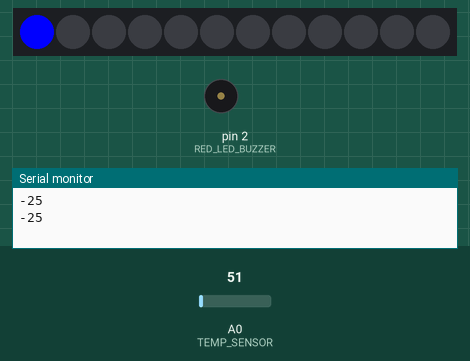
Simulated run of this sketch. Board: Arduino Uno, built with avr-gcc and run on an emulated ATmega328P. On the bench: 12 RGB LEDs in strip order, left to right, buzzer (waves = sounding, pin HIGH), the last lines printed to the serial monitor. Inputs (shaded band) come from the test bench; at power-on: A0 (TEMP_SENSOR) = 51.

Above: at 1.8 s.
1.9 s: A0 (TEMP_SENSOR) set to 25
3.4 s: A0 (TEMP_SENSOR) set to 20
At 4.7 s:
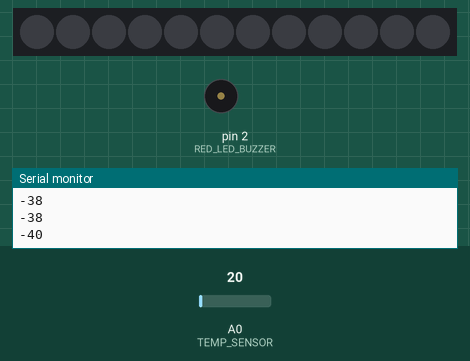
5.5 s: A0 (TEMP_SENSOR) set to 61
At 6.8 s:
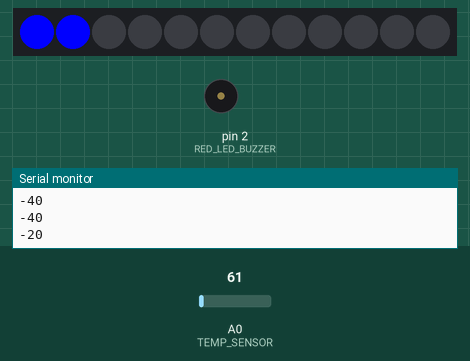
7.5 s: A0 (TEMP_SENSOR) set to 15
At 8.9 s:
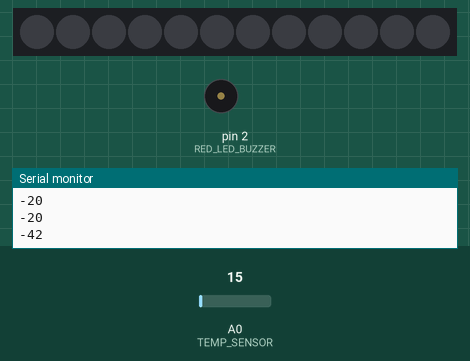
9.5 s: A0 (TEMP_SENSOR) set to 30
At 11.0 s:
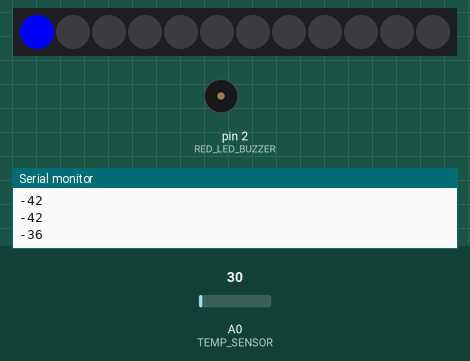
Timing chart, 0 to 12.5 s (numbered marks = the images above; inputs shaded):
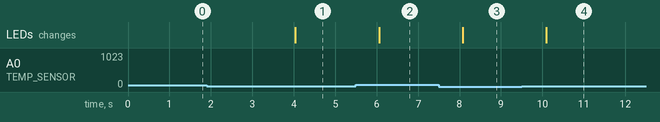

The sketch:

e3.ino
```cpp
// (C) Henrik Lagrosen, János Litkei, Shiyao Xin; Group 35 (2024)
// Work package 0
// Exercise 1
// Submission code:

/* ----------------------------- Include section ---------------------------- */
#include <Adafruit_NeoPixel.h>

/* ----------------------------- Define section ----------------------------- */
#define TEMP_SENSOR    A0            // define the pin of the temperature sensor
#define NEO_PIN        6             // define the pin of the Neopixels ring
#define NUMPIXELS      12            // define the number of pixels of the Neopixels ring
#define RED_LED_BUZZER 2             // define the pin of the red led and the buzzer
#define RING_COL       (0, 0, 255)   // define the color

/* -------------------------- Main program section -------------------------- */
// define an NeoPixel object
Adafruit_NeoPixel pixels(NUMPIXELS, NEO_PIN, NEO_GRB + NEO_KHZ800);

void setup() {
    pinMode(RED_LED_BUZZER, OUTPUT);   // configure RED_LED_BUZZER as OUTPUT
    pixels.begin();                    // initialize the Neopixel pixels object
    pixels.show();                     // turn off all pixels
    Serial.begin(9600);                // start the serial communication
}

void loop() {
    readTemp();    // read the temperature periodically
    delay(1000);   // Wait for 1000 millisecond(s)
}

// This function reads the temperature periiodically
void readTemp() {
    double value = analogRead(TEMP_SENSOR);     // retrieve the value from the temperature sensor
    int temp = map(value, 20, 358, -40, 125);   // map the retrieved value to the farenheit degree
    Serial.println(temp);                       // print out the temperature in the serial monitor
    lightLeds(temp);                     // light up the number of leds based on the temperature
    digitalWrite(RED_LED_BUZZER, LOW);   // turn off the red led
    if (temp == 125) {                   // when the temperature reaches highest - 125°c
        digitalWrite(RED_LED_BUZZER, HIGH);   // turn on the red led
    }
}

// This function lights up the number of leds based on the temperature
void lightLeds(int temp) {
    // store the temperature thresholds in an array
    int thresholds[] = {-40, -25, -10, 5, 20, 35, 50, 65, 80, 95, 110, 124, 125};
    // calculate the number of leds needed for the thresholds
    int numLeds = sizeof(thresholds) / sizeof(thresholds[0]) + 1;

    int ledOn = 0;   // define the number of led to be turned on
    // loop through the number of leds
    for (int i = 0; i < numLeds; i++) {
        if (temp <=
            thresholds[i]) {      // check if the temperature reaches certain threshold in the array
            turnOffLeds(ledOn);   // turn off unnecessary leds
            turnOnLeds(ledOn);    // turn on the right number of leds
            break;                // break out the loop
        }
        ledOn++;   // increment the number of turned-on led by 1
    }
}

// This function turns off leds
void turnOffLeds(int startIndex) {
    // loop through the leds which are needed to be turned off
    for (int i = startIndex; i < pixels.numPixels(); i++) {
        pixels.setPixelColor(i, 0);   // set the led no color
        pixels.show();                // update the status
    }
}

// This function turns on leds
void turnOnLeds(int ledNum) {
    // loop through the leds which are needed to be turned on
    for (int i = 0; i < ledNum; i++) {
        pixels.setPixelColor(i, RING_COL);   // set the led with colors
        pixels.show();                       // update the status
    }
}
```

e4.c
```cpp
// (C) Henrik Lagrosen, János Litkei, Shiyao Xin; Group 35 (2024)
// Work package 0
// Exercise 1
// Submission code: xxxxx

/* ----------------------------- Include section ---------------------------- */
#include <stdio.h>

/* -------------------------- Function declaration -------------------------- */
int search_number(int number, int tab[],
                  int size);          // This function determines if number is in the array
void sort(int number, int tab[]);     // This function sorts the list tab with bubble sort algorithm
void swap(int *num1, int *num2);      // This function swaps the values in two addresses
void find_min(int *tab, int **min);   // This function finds the minimum in a list
/* -------------------------- Main program section -------------------------- */

/**
 * This program
 * a) searches a number n in the list, returns the index for the first position of n,
 * otherwise it returns -1;
 * b) sorts an array of integers with bubble sort algorithm.
 */

int *last;   // declare a pointer to the last element of the list
int *prev;   // declare a pointer to the previous minimum on top of the list

// Main function
int main() {
    // initialize an array for the purpose of testing the search_number function
    int array[] = {1, 2, 34, 5, 67, 3, 23, 12, 13, 10};

    int n = 10;
    int size = sizeof(array) / sizeof(int);   // store the size of the array
    last = array + size - 1;                  // store the address of the last element in the array

    int index = search_number(n, array, size);   // retrieve the index of n in the array
    printf("Result index: %d\n", index);

    prev = array;           // initialize prev with the first element address
    int *tab = array + 1;   // define a pointer to the second element in the array
    sort(*prev, tab);       // sort the array

    // print out the sorted array
    printf("Sorted array: ");
    int *p = array;
    int i = 0;
    while (p <= last) {
        printf("%d ", *p);
        p++;
    }
    putchar('\n');
    //  exit the program successfully
    return 0;
}

// Given an integer n, an array of integers and the size of the array, this function determines if n
// is in the array. If n is in the array, the function returns the index for the first position of n
// (in case of several) otherwise it returns -1.
int search_number(int number, int tab[], int size) {
    int *ptr = tab;             // define a pointer to the array tab
    int i = 0;                  // define a counter, used for array index
    while (i < size) {          // loop through the array tab
        if (*ptr == number) {   // if the number is in the array
            return i;           // return its index
        }
        i++;     // increment the index by 1
        ptr++;   // move the pointer forward
    }
    return -1;   // return -1, indicates no result found
}

// This function sorts an array of integers via bubble sort algorithm
void sort(int number, int tab[]) {
    int *ptr = tab;   // define a pointer to the current list

    int *min = tab;   // define a pointer to store the minimum value, and initialize it to the first
                      // element in the current list
    int **min_ptrptr = &min;     // define a pointer of the pointer to the minimum(min)
    find_min(ptr, min_ptrptr);   // find the minimum value in the list

    // swap the minimum with the first in list
    if (*min < number) {
        swap(prev, min);
    }

    //  repeat this but exclude the previous minimum on top of the list and search only in the rest
    //  of the list
    prev = ptr++;   // update the previous minimum on top of the list, then move the ptr forward
    if (ptr <= last) {      // check if the pointer ptr reaches the last element in the array
        sort(*prev, ptr);   // sort the rest of the array recursively
    }
}

// This function swap the values of two addresses
void swap(int *num1, int *num2) {
    int temp = *num1;   // store the num1 value temporarily in a variable
    *num1 = *num2;      // update the num1 value to the num2 value
    *num2 = temp;       // update the num2 value to the temp(previous num1) value
}

// This function finds the minimum value in the list
void find_min(int *tab, int **min) {
    int *ptr = tab;           // define a pointer to the current list
    while (ptr <= last) {     // loop until the last element in the list
        if (*ptr < **min) {   // check if the current value is smaller than the min value
            *min = ptr;       // update the min value to the current value
        }
        ptr++;   // move the pointer forward
    }
}
```

Measured:
- the behaviour switches between 23 and 22 on A0 (TEMP_SENSOR) (found by bisection; images 0 and 1)
- after the input at 3.4 s, the LEDs: change after 0.64 s (image 1)
- after the input at 5.5 s, the LEDs: change after 0.56 s (image 2)
- after the input at 7.5 s, the LEDs: change after 0.57 s (image 3)
- after the input at 9.5 s, the LEDs: change after 0.59 s (image 4)
